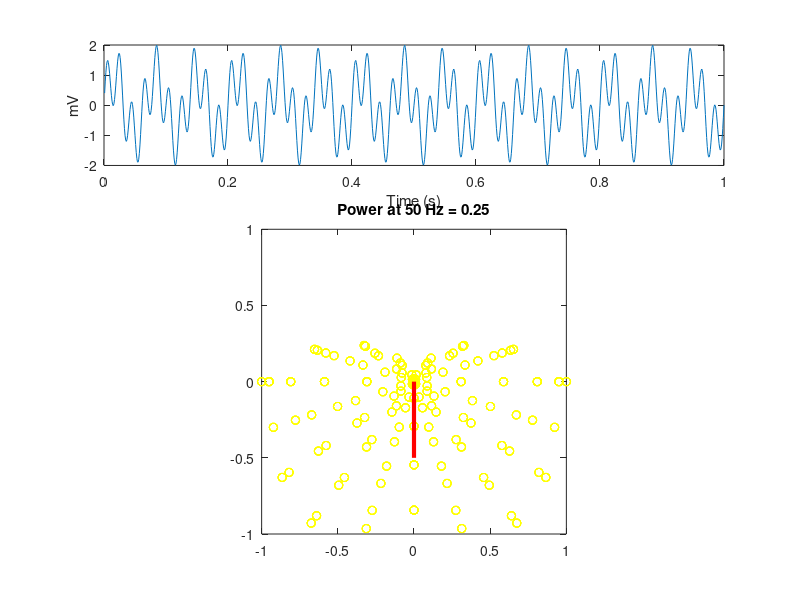
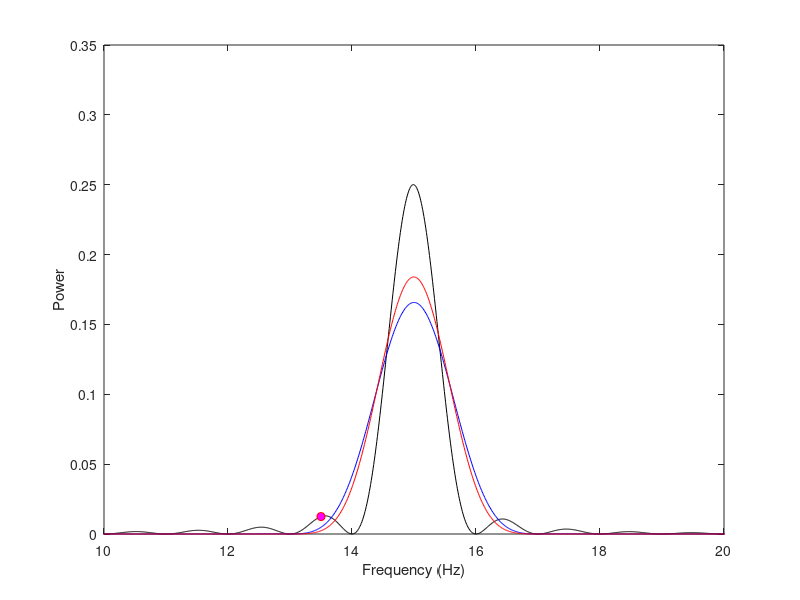

MATLAB code to generate these figures, in order: (Note: this script raises an error after producing the figures.)
%% Lesson 3 - Welch Method

% Reviewing lesson 2

srate = 1000; % in Hz
dt = 1/srate; % in s
f = 50; % in Hz
Tmax = 1;
t = dt:dt:Tmax;

X = sin(2*pi*f*t)+sin(2*pi*15*t);

subplot(3,1,1)
plot(t,X)

xlabel('Time (s)')
ylabel('mV')

subplot(3,1,[2 3])

ff = 50; % freq Fourier Kernell

K = exp(-1i*2*pi*ff*t);

plot(X.*K,'yo')

axis square

FX = mean(X.*K);

hold on
plot([0 real(FX)],[0 imag(FX)],'r-','linew',3)
hold off

xlim([-1 1])
ylim(xlim())

Power = FX*conj(FX);

title(['Power at ' num2str(ff) ' Hz = ' num2str(Power)])

%% Power Spectrum

srate = 100; % in Hz
dt = 1/srate; % in s
f = 15; % in Hz
Tmax = 1;
t = dt:dt:Tmax;

X = sin(2*pi*f*t)+0*sin(2*pi*15*t);

freq = 0:0.01:80;
clear PSD

count = 0;
for ff = freq % freq Fourier Kernell
count = count+1;
K = exp(-1i*2*pi*ff*t);
FX = sum(X.*K);
PSD(count) = FX*conj(FX)/Tmax;
end

figure(2)
subplot(1,1,1)
plot(freq,PSD,'k-')


hold on
I = find(freq==15.1);
plot(freq(I),PSD(I),'ro','markerf','m')
hold off

xlabel('Frequency (Hz)')
ylabel('Power')

xlim([10 20])

dF = freq(2)-freq(1)

%% Hamming window and Hann window

clf

srate = 1000; % in Hz
dt = 1/srate; % in s
f = 15; % in Hz
Tmax = 1;
t = dt:dt:Tmax;

X = sin(2*pi*f*t);

subplot(3,1,1)
plot(t,X)

subplot(3,1,2)
W1 = hann(length(X))';

% W1 = rectwin(length(X))';

plot(t,W1)

W2 = hamming(length(X))';
hold on
plot(t,W2)
hold off

subplot(3,1,3)
plot(t,X.*W1)
hold on
plot(t,X.*W2)
hold off

%% Hann and Hamming correction factors

freq = 0:0.01:80;
clear PSD PSDW1 PSDW2

count = 0;
for ff = freq % freq Fourier Kernell
count = count+1;
K = exp(-1i*2*pi*ff*t);
FX = sum(X.*K)*dt;
PSD(count) = FX*conj(FX)/Tmax;

FX = sum((X.*W1).*K)*dt*1.63; %length(W1)/sum(W1);
PSDW1(count) = FX*conj(FX)/Tmax;

FX = sum((X.*W2).*K)*dt*1.59; %length(W2)/sum(W2);
PSDW2(count) = FX*conj(FX)/Tmax;

end

figure(2)
subplot(1,1,1)
plot(freq,PSD,'k-')

hold on
plot(freq,PSDW1,'b-')
plot(freq,PSDW2,'r-')
hold off

hold on
I = find(freq==13.5);
plot(freq(I),PSD(I),'ro','markerf','m')
hold off

xlabel('Frequency (Hz)')
ylabel('Power')

xlim([10 20])


%% Using Matlab built-in function pwelch

srate = 1000; % in Hz
dt = 1/srate; % in s
f = 15; % in Hz
Tmax = 1;
t = dt:dt:Tmax;

X = sin(2*pi*f*t);

% subplot(3,1,1)
% plot(t,X)

window = length(X);
overlap = [];


% defining a frequency vector
freq = 0:0.01:80;

% freq = [0,1:5,6:0.5:14,14:0.01:20,25:5:80];
[Pxx,F]=pwelch(X,window,overlap,freq,srate);

% nfft defaults to the smaller x that satisfies: 2^x > window size

hold on
plot(F,Pxx,'y-','linew',3)

xlabel('Frequency (Hz)')
ylabel('Power (mV^2/Hz)')
hold off
% xlim([0 20])


%% Time-frequency uncertainty using pwelch


srate = 1000; % in Hz
dt = 1/srate; % in s
f = 5; % in Hz
Tmax = 10;
t = dt:dt:Tmax;

X = sin(2*pi*f*t);

% window = length(X)

window = 4*srate;
overlap = [];
% overlap  = window/2

nfft = 10000
freqresolution = srate/nfft

[Pxx,F]=pwelch(X,window,overlap,nfft,srate);

clf

plot(F,Pxx,'k-','linew',1)

xlabel('Frequency (Hz)')
ylabel('Power (mV^2/Hz)')

xlim([0 20])








